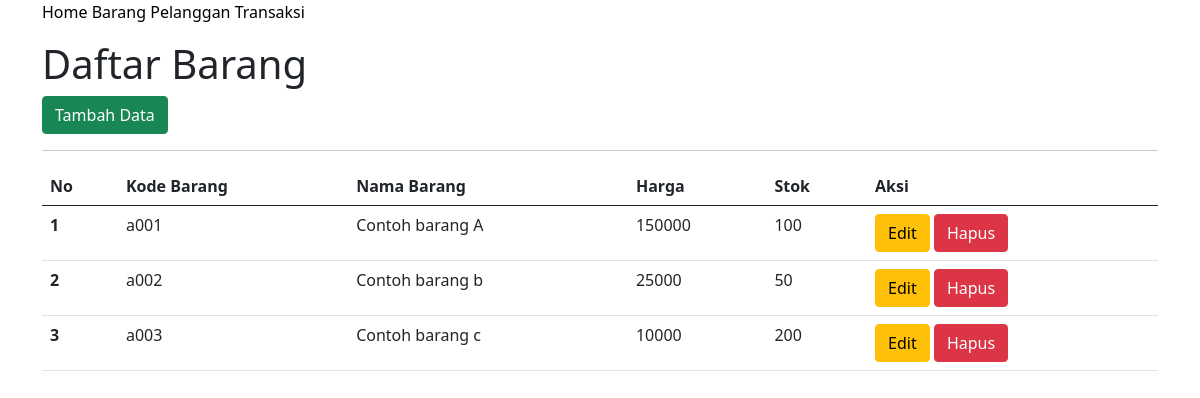
/index.php?controller=barang&action=index, run on the app's committed database.
### tables this page shows
CREATE TABLE `barang` (
  `kode_barang` varchar(50) NOT NULL,
  `nama_barang` varchar(50) NOT NULL,
  `harga` decimal(10,0) NOT NULL,
  `stok` int(11) NOT NULL
);

### App/controllers/BarangController.php (called while the page is built, shortened)
<?php
class BarangController
{
    private $db;
    public function __construct($db)
    {
        $this->db = $db;
    }
    public function index()
    {
        $query = "SELECT * FROM barang";
        $statement = $this->db->query($query);
        $data = $statement->fetchAll();
        require_once __DIR__ . "/../views/barang/indexb.php";
    }
}

### App/Views/Barang/indexb.php (the view, shortened to what this page needs)
<head>
    <link href="https://cdn.jsdelivr.net/npm/bootstrap@5.0.2/dist/css/bootstrap.min.css" rel="stylesheet">
</head>
<body>
<div class="container">
    <p>
        <a href="index.php?controller=home&action=index">Home</a>
        <a href="index.php?controller=barang&action=index">Barang</a>
        <a href="index.php?controller=pelanggan&action=index">Pelanggan</a>
        <a href="index.php?controller=transaksi&action=index">Transaksi</a>
    </p>
</div>
<div class="container mt-3">
    <h1>Daftar Barang</h1>
    <a href="index.php?controller=barang&action=create" class="btn btn-success">Tambah Data</a>
    <hr>
    <table class="table table-hover">
        <thead>
            <tr>
                <th scope="col">No</th>
                <th scope="col">Kode Barang</th>
                <th scope="col">Nama Barang</th>
                <th scope="col">Harga</th>
                <th scope="col">Stok</th>
                <th scope="col">Aksi</th>
            </tr>
        </thead>
        <tbody>
            <?php foreach ($data as $key => $barang): ?>
        <tr>
            <th scope="row"><?= $key + 1 ?></th>
            <td><?= $barang['kode_barang'] ?></td>
            <td><?= $barang['nama_barang'] ?></td>
            <td><?= $barang['harga'] ?></td>
            <td><?= $barang['stok'] ?></td>
            <td>
                <a href="index.php?controller=barang&action=edit&id=<?= $barang['kode_barang'] ?>" class="btn btn-warning" >Edit</a>
                <a href="index.php?controller=barang&action=delete&id=<?= $barang['kode_barang'] ?>" onclick="return confirm('Are you sure you want to delete this user?');" class="btn btn-danger">Hapus</a>
            </td>
        </tr>
        <?php endforeach; ?>
    </tbody>
</table>
    </div>
</body>

### App/Views/Barang/indexb.php (style rules this page uses)
a { text-decoration: none; color: black; }

### data on the page
barang: kode_barang "a001", nama_barang "Contoh barang A", harga "150000", stok "100"
barang: kode_barang "a002", nama_barang "Contoh barang b", harga "25000", stok "50"
barang: kode_barang "a003", nama_barang "Contoh barang c", harga "10000", stok "200"
